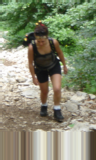
#> input picture train/positive/crop_000010b.bmp, 96 x 160 px
$ jupyter execute Untitled.ipynb
#> lines starting #> are read from the running program, lines starting #| are printed output that depends on the picture
[cell 1]
from skimage.feature import hog

[cell 2]
import matplotlib.image as mpimg

[cell 3]
import numpy as np

[cell 4]
image = mpimg.imread("train/positive/crop_000010b.bmp")
#> image is the input picture: shape (160, 96, 3); mean R, G, B 134.1, 138.4, 113.6

[cell 5]
new_image = np.round(np.dot(image[...,:3], [0.299, 0.587, 0.114]))
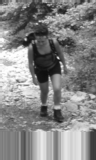
#> new_image: shape (160, 96) float64; min 14, max 254, mean 134.3

[cell 6]
new_image

[cell 7]
import cv2

image = cv2.imread("train/positive/crop_000010b.bmp")


$ run again, with train/positive/crop001030c.bmp copied over train/positive/crop_000010b.bmp
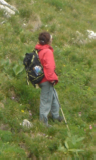
#> input picture train/positive/crop001030c.bmp, 96 x 160 px
#> image is the input picture: shape (160, 96, 3); mean R, G, B 119.1, 122.6, 70.3
#> `new_image = np.round(np.dot(image[...,:3], [0.299, 0.587, 0.114]))`:
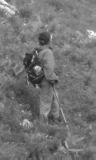
#> new_image: shape (160, 96) float64; min 33, max 250, mean 115.6
